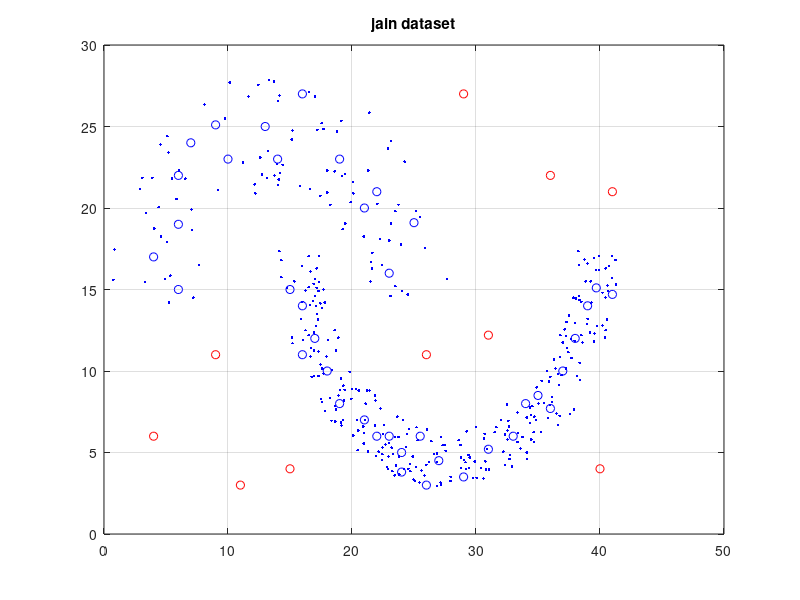
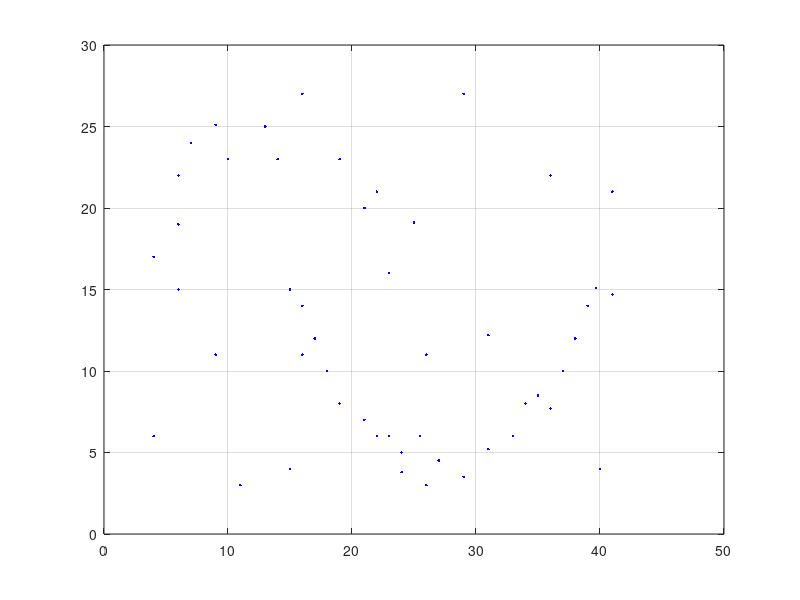

Reproduce these figures in MATLAB, in order. (Note: this script raises an error after producing the figures.)
close all;
clear;clc;

data = csvread('train/jain.csv');
figure;plot(data(:,1),data(:,2),'.b');hold on;grid on;

normal =[
    [15,15];[16,14];[17,12];[16,11];[19,8];
    [18,10];[21,7];[22,6];[23,6];[24,5];
    [24,3.8];[25.5,6];[26,3];[27,4.5];[29,3.5];
    [31,5.2];[33,6];[34,8];[35,8.5];[36,7.7];
    [37,10];[38,12];[39,14];[39.7,15.1];[41,14.7];
    [4, 17];[6,22];[10,23];[16,27];[19,23];
    [13, 25];[21,20];[23,16];[25,19.1];[6,19];
    [9,25.1];[14,23];[22,21];[7,24];[6,15];
    ];

outliers = [
    [4,6];[9,11];[11,3];[15,4];[26,11];
    [31,12.2];[36,22];[29,27];[41,21];[40,4];
    ];

plot(normal(:,1),normal(:,2),'ob');hold on
plot(outliers(:,1),outliers(:,2),'or');
title('jain dataset');

label = [zeros(40,1);ones(10,1)];
test = [normal;outliers];test = [test,label];
figure;plot(test(:,1),test(:,2),'.b');hold on; grid on
csvwrite('test/jain_test.csv',test);
